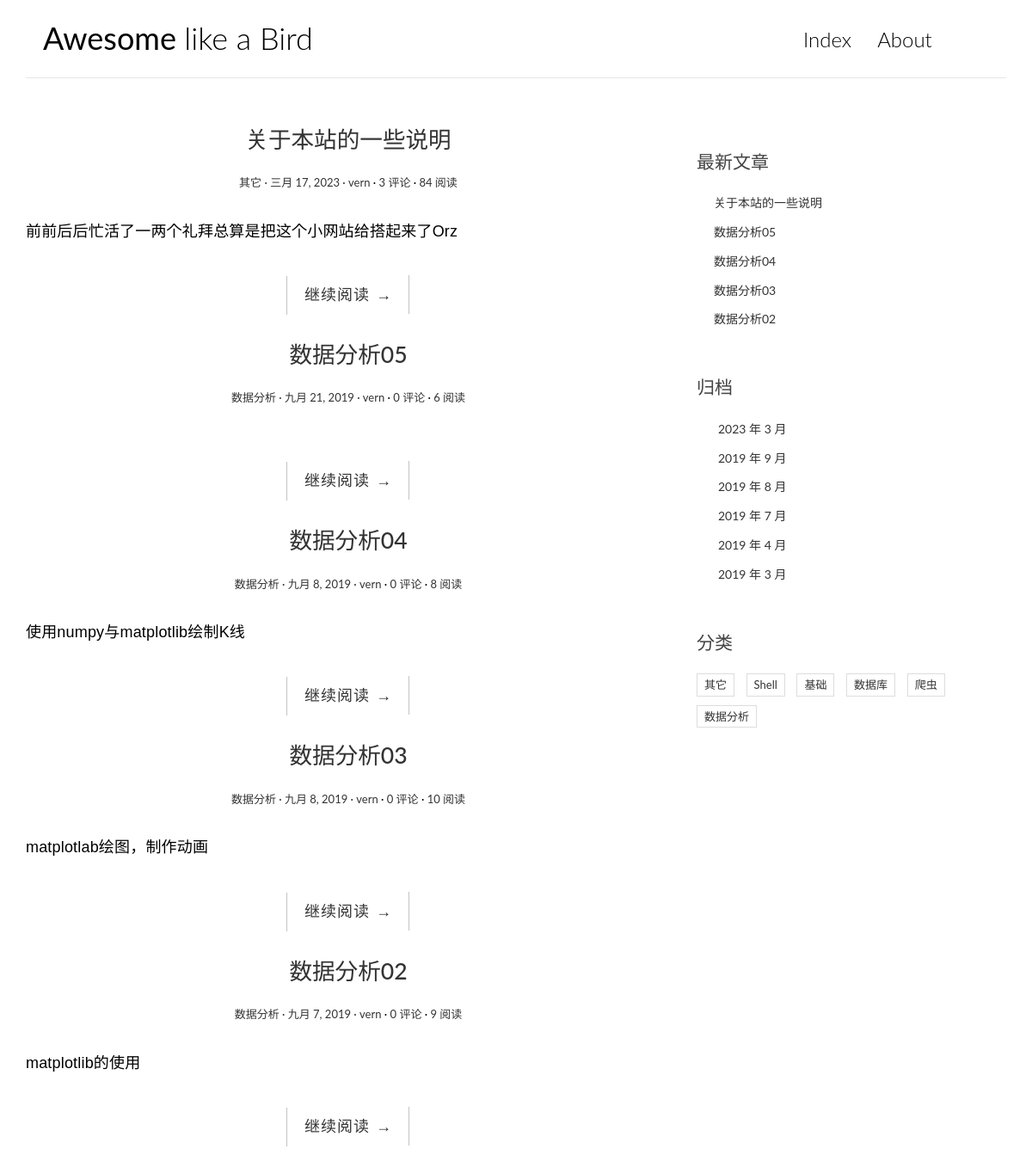
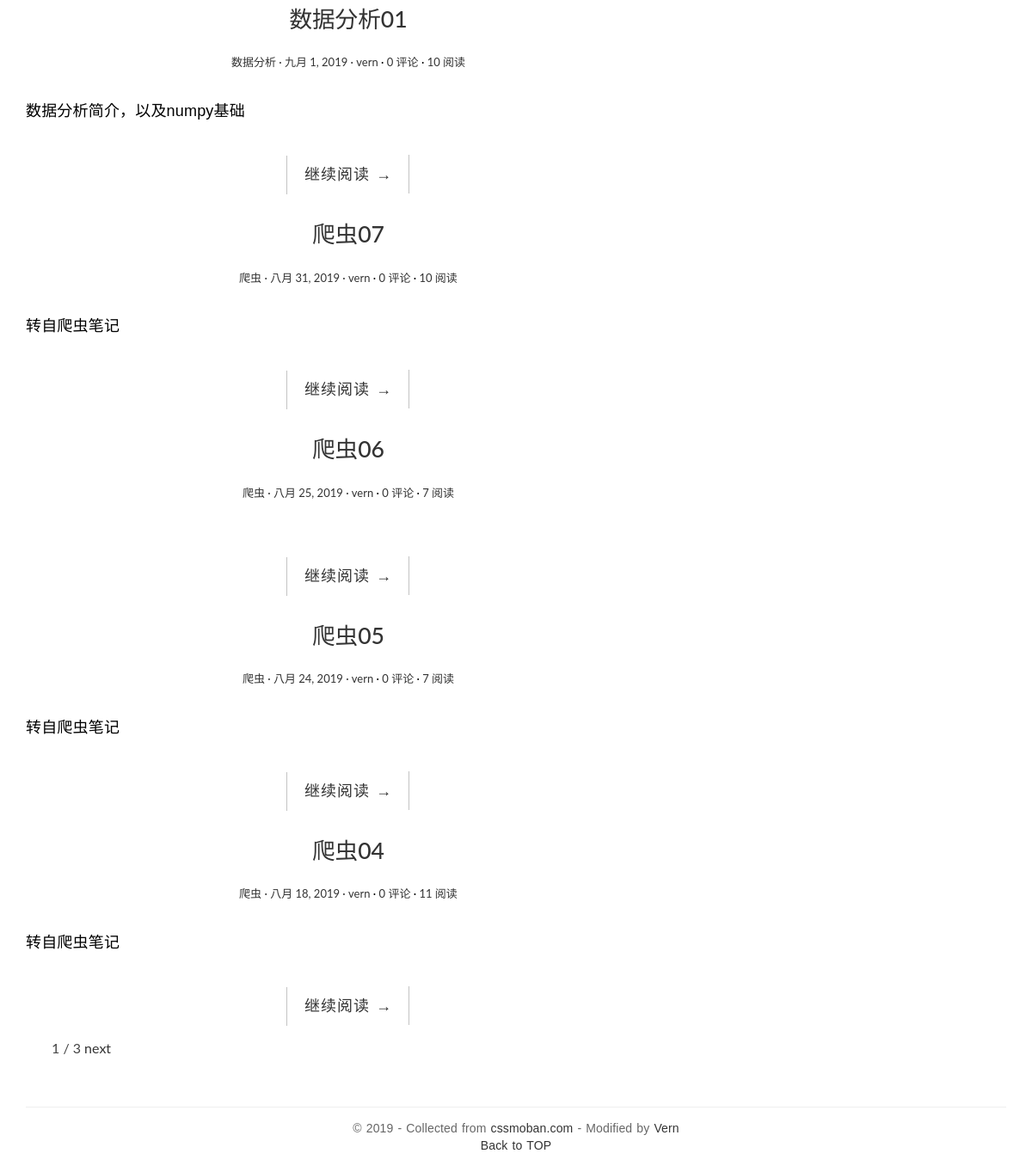
Screenshot of /blog/ with the database file from the repository (2 pictures, top to bottom).
### app_blog/models.py (models this page shows, shortened)
class Article(models.Model):
    title = models.CharField(max_length=40)
    text = models.TextField()
    date = models.DateTimeField()
    abstract = models.CharField(max_length=200, blank=True)
    category = models.ForeignKey(Category, on_delete=models.CASCADE)
    user = models.ForeignKey(User, on_delete=models.CASCADE)
    views = models.PositiveIntegerField(default=0)
    isDelete = models.BooleanField(default=False)
    def get_absolute_url(self):
        return reverse('blog:detail', kwargs={'pk': self.pk})  # url的反向解析，通过地址来获取url
    class Meta:
        db_table = '文章信息'
        ordering = ['-date']

class Category(models.Model):
    name = models.CharField(max_length=20)
    isDelete = models.BooleanField(default=False)
    class Meta:
        db_table = '分类'

### app_blog/views.py (the view)
# urls.py: path('', IndexView.as_view(), name='blog_list'),
class IndexView(ListView):
    model = Article
    template_name = 'blog/blog_list.html'
    context_object_name = 'articles'
    paginate_by = 10
    def get_queryset(self):
        return super(IndexView, self).get_queryset().filter(isDelete=False)

### app_blog/templatetags/blog_tags.py (called while the page is built)
@register.simple_tag
def get_recent_article(num=5):
    return Article.objects.filter(isDelete=False).order_by("-date")[:num]

@register.simple_tag
def archives():
    return Article.objects.dates('date', 'month', order='DESC')

@register.simple_tag
def get_category():
    return Category.objects.filter(isDelete=False)

### templates/blog/blog_list.html (shortened to what this page needs)
{% extends 'base.html' %}
{% block main %}
    {% for article in articles %}
        <article class="article article-{{ article.pk }}">
            <header class="entry-header">
                <h1 class="entry-title">
                    <a href="{{ article.get_absolute_url }}">{{ article.title }}</a>
                </h1>
                <div class="entry-meta">
                    <span class="article-category"><a href="#">{{ article.category.name }} ·</a></span>
                    <span class="article-date"><a href="#"><time class="entry-date"
                                                                 datetime="article.date">{{ article.date.date }} ·</time></a></span>
                    <span class="post-author"><a href="#">{{ article.user }}</a></span>
                    <span class="comments-link"><a href="#">{{ article.comments_set.count }} 评论</a></span>
                    <span class="views-count"><a href="#">{{ article.views }} 阅读</a></span>
                </div>
            </header>
            <div class="entry-content clearfix">
                <p>{{ article.abstract }}</p>
                <div class="read-more cl-effect-14">
                    <a href="{{ article.get_absolute_url }}" class="more-link">继续阅读 <span class="meta-nav">→</span></a>
                </div>
            </div>
        </article>
    {% empty %}
        <div class="no-article">暂时还没有发布的文章！</div>
    {% endfor %}
    {% if is_paginated %}
    <div class="pagination-simple">
            <span class="current"> {{ page_obj.number }}  /  {{ paginator.num_pages }} </span>
        {% if page_obj.has_next %}
            <a href="?page={{ page_obj.next_page_number }}">next</a>
        {% endif %}
    </div>
    {% endif %}
{% endblock main %}

### templates/base.html (shortened to what this page needs)
{% load blog_tags %}
<html>
<head>
    <link rel="stylesheet" href="/static/app_blog/css/bootstrap.min.css">
    <link rel="stylesheet" href="http://code.ionicframework.com/ionicons/2.0.1/css/ionicons.min.css">
    <link rel="stylesheet" href="/static/app_blog/css/pace.css">
    <link rel="stylesheet" href="/static/app_blog/css/custom.css">
</head>
<body>
<div class="container">
    <header id="site-header">
        <div class="row">
            <div class="col-md-4 col-sm-5 col-xs-8">
                <div class="logo">
                    <h1 title="奥桑喜欢小鸟"><a href="/"><b>Awesome </b>like a Bird</a></h1>
                </div>
            </div>
            <div class="col-md-8 col-sm-7 col-xs-4">
                <nav class="main-nav" role="navigation">
                    <div class="collapse navbar-collapse" id="bs-example-navbar-collapse-1">
                        <ul class="nav navbar-nav navbar-right">
                            <li class="cl-effect-11"><a href="/blog/" data-hover="Index">Index</a></li>
                            <li class="cl-effect-11"><a href="/about/" data-hover="About">About</a></li>
                        </ul>
                    </div>
                </nav>
            </div>
        </div>
    </header>
</div>
<div class="content-body">
    <div class="container">
        <div class="row">
            <main class="col-md-8">
                {% block main %}
                {% endblock main %}
            </main>
            <aside class="col-md-4">
                <div class="widget widget-recent-posts">
                    <h3 class="widget-title">最新文章</h3>
                    {% get_recent_article as recent_article_list %}
                    <ul>
                        {% for article in recent_article_list %}
                            <li>
                                <a href="{{ article.get_absolute_url }}">{{ article.title }}</a>
                            </li>
                        {% empty %}
                            <li>
                                <div class="no-article">暂时还没有发布文章！</div>
                            </li>
                        {% endfor %}
                    </ul>
                </div>
                <div class="widget widget-archives">
                    <h3 class="widget-title">归档</h3>
                    {% archives as date_list %}
                    <ul>
                        {% for date in date_list %}
                        <li>
                            <a href="{% url 'blog:archives' date.year date.month %}">{{ date.year }} 年 {{ date.month }} 月</a>
                        </li>
                        {% empty %}
                        暂无归档！
                        {% endfor %}
                    </ul>
                </div>
                <div class="widget widget-tag-cloud">
                    <h3 class="widget-title">分类</h3>
                    {% get_category as category_list %}
                    <ul>
                        {% for tag in category_list %}
                            <li>
                                <a href="{% url 'blog:category' tag.pk %}">{{tag.name}}</a>
                            </li>
                        {%endfor%}
                    </ul>
                </div>
            </aside>
        </div>
    </div>
</div>
<footer id="site-footer">
    <div class="container">
        <div class="row">
            <div class="col-md-12">
                <p class="copyright">&copy 2019 - Collected from <a href="http://www.cssmoban.com/"
                                                        target="_blank" title="模板之家">cssmoban.com</a>
                    - Modified by <a href="/about" title="超帅" target="_blank">Vern</a>
                    <br>
                    <a href="#">Back to TOP</a>
                </p>
            </div>
        </div>
    </div>
</footer>
</body>
</html>

### app_blog/static/app_blog/css/custom.css (style rules this page uses)
* { outline: none; }
h1, h2, h3, h4, h5, h6 { margin-top: 0; }
b { font-weight: 400; }
a { color: #333; }
body { color: #444; font-family: 'Lato', sans-serif; }
p { font-family: 'Ubuntu', sans-serif; font-weight: 400; word-spacing: 1px; letter-spacing: 0.01em; }
#site-header { background-color: #FFF; padding: 25px 20px; margin-bottom: 40px; border-bottom: 1px solid #e7e7e7; }
.logo h1 a { color: #000; }
.logo h1 { margin: 0; font-family: 'Lato', sans-serif; font-weight: 300; }
.main-nav { margin-top: 11px; max-width: 95%; }
.main-nav a { color: #000000 !important; padding: 0 0 5px 0 !important; margin-right: 30px; font-family: 'Lato', sans-serif; font-weight: 300; font-size: 24px; }
.cl-effect-11 a { padding: 10px 0; color: #0972b4; text-shadow: none; }
.cl-effect-11 a::before { position: absolute; top: 0; left: 0; overflow: hidden; padding: 0 0 5px 0 !important; max-width: 0; border-bottom: 1px solid #000; color: #000; content: attr(data-hover); white-space: nowrap; -webkit-transition: max-width 0.5s; -moz-transition: max-width 0.5s; transition: max-width 0.5s; }
.content-body { padding-bottom: 4em; }
.entry-title { text-align: center; font-size: 1.9em; margin-bottom: 20px; line-height: 1.6; padding: 10px 20px 0; }
.entry-meta { text-align: center; color: #DDDDDD; font-size: 13px; margin-bottom: 30px; }
.entry-content { font-size: 18px; line-height: 1.9; font-weight: 300; color: #000; }
.post-category::after, .post-date::after, .post-author::after, .comments-link::after { content: ' ·'; color: #000; }
.read-more { font-family: 'Ubuntu', sans-serif; font-weight: 400; word-spacing: 1px; letter-spacing: 0.01em; text-align: center; margin-top: 20px; }
.cl-effect-14 a { padding: 0 20px; height: 45px; line-height: 45px; position: relative; display: inline-block; margin: 15px 25px; letter-spacing: 1px; font-weight: 400; text-shadow: 0 0 1px rgba(255, 255, 255, 0.3); }
.cl-effect-14 a::before, .cl-effect-14 a::after { position: absolute; width: 45px; height: 1px; background: #C3C3C3; content: ''; -webkit-transition: all 0.3s; -moz-transition: all 0.3s; transition: all 0.3s; pointer-events: none; }
.cl-effect-14 a::before { top: 0; left: 0; -webkit-transform: rotate(90deg); -moz-transform: rotate(90deg); transform: rotate(90deg); -webkit-transform-origin: 0 0; -moz-transform-origin: 0 0; transform-origin: 0 0; }
.cl-effect-14 a::after { right: 0; bottom: 0; -webkit-transform: rotate(90deg); -moz-transform: rotate(90deg); transform: rotate(90deg); -webkit-transform-origin: 100% 0; -moz-transform-origin: 100% 0; transform-origin: 100% 0; }
.widget { background: #fff; padding: 30px 0 0; }
.widget-title { font-size: 1.5em; margin-bottom: 20px; line-height: 1.6; padding: 10px 0 0; font-weight: 400; }
.widget-recent-posts ul { padding: 0; margin: 0; padding-left: 20px; }
.widget-recent-posts ul li { list-style-type: none; position: relative; line-height: 170%; margin-bottom: 10px; }
.widget-recent-posts ul li::before { content: '\f3d3'; font-family: "Ionicons"; position: absolute; left: -17px; top: 3px; font-size: 16px; color: #000; }
.widget-archives ul { padding: 0; margin: 0; padding-left: 25px; }
.widget-archives ul li { list-style-type: none; position: relative; line-height: 170%; margin-bottom: 10px; }
.widget-archives ul li::before { content: '\f3f3'; font-family: "Ionicons"; position: absolute; left: -25px; top: 1px; font-size: 16px; color: #000; }
.widget-tag-cloud ul { padding: 0; margin: 0; margin-right: -10px; }
.widget-tag-cloud ul li { list-style-type: none; font-size: 13px; display: inline-block; margin-right: 10px; margin-bottom: 10px; padding: 3px 8px; border: 1px solid #ddd; }
#site-footer { padding-top: 10px; padding: 0 0 1.5em 0; }
.copyright { text-align: center; padding-top: 1em; margin: 0; border-top: 1px solid #eee; color: #666; }
.pagination-simple { padding-left: 30px; font-size: 16px; }

### rows the page displays
Article: title "关于本站的一些说明", category.name "其它", date "三月 17, 2023", user "vern", comments_set.count "3", views "84", abstract "前前后后忙活了一两个礼拜总算是把这个小网站给搭起来了Orz"
Article: title "数据分析05", category.name "数据分析", date "九月 21, 2019", user "vern", comments_set.count "0", views "6"
Article: title "数据分析04", category.name "数据分析", date "九月 8, 2019", user "vern", comments_set.count "0", views "8", abstract "使用numpy与matplotlib绘制K线"
Article: title "数据分析03", category.name "数据分析", date "九月 8, 2019", user "vern", comments_set.count "0", views "10", abstract "matplotlab绘图，制作动画"
Article: title "数据分析02", category.name "数据分析", date "九月 7, 2019", user "vern", comments_set.count "0", views "9", abstract "matplotlib的使用"
Article: title "数据分析01", category.name "数据分析", date "九月 1, 2019", user "vern", comments_set.count "0", views "10", abstract "数据分析简介，以及numpy基础"
Article: title "爬虫07", category.name "爬虫", date "八月 31, 2019", user "vern", comments_set.count "0", views "10", abstract "转自爬虫笔记"
Article: title "爬虫06", category.name "爬虫", date "八月 25, 2019", user "vern", comments_set.count "0", views "7"
Article: title "爬虫05", category.name "爬虫", date "八月 24, 2019", user "vern", comments_set.count "0", views "7", abstract "转自爬虫笔记"
Article: title "爬虫04", category.name "爬虫", date "八月 18, 2019", user "vern", comments_set.count "0", views "11", abstract "转自爬虫笔记"
Category: name "其它"
Category: name "Shell"
Category: name "基础"
Category: name "数据库"
Category: name "爬虫"
Category: name "数据分析"

### other values shown
{{ page_obj.number }} "1"
{{ paginator.num_pages }} "3"
{{ date.year }} "2023" "2019" "2019" "2019" "2019" "2019"
{{ date.month }} "3" "9" "8" "7" "4" "3"
